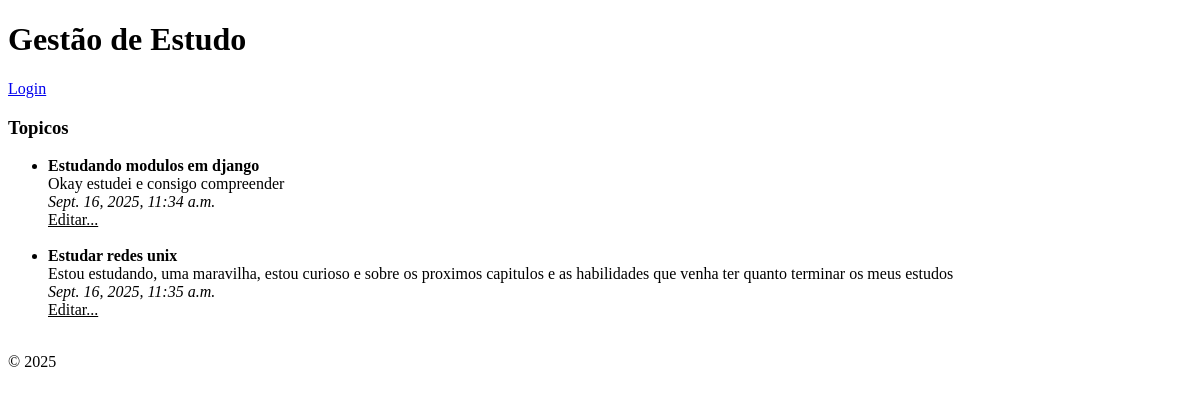
Page /topico/ on the earlier database version.
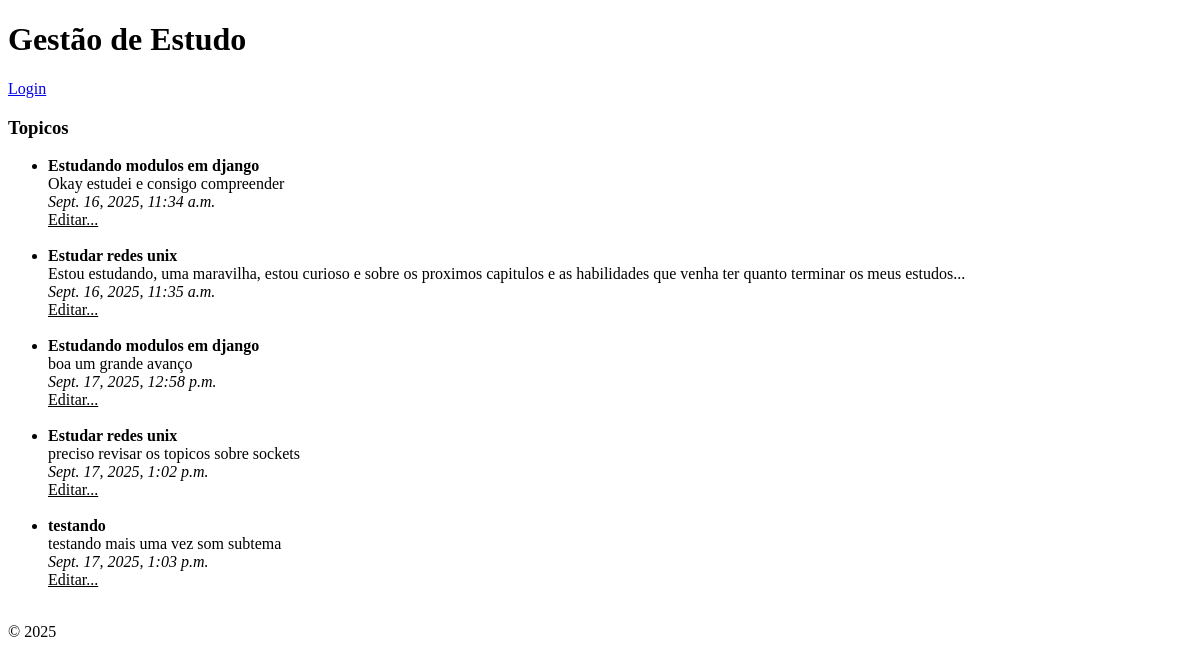
Same page on the later database version.
### tema/models.py (models this page shows, shortened)
class Subtema(models.Model):
	topico = models.ForeignKey(Tema, on_delete=models.CASCADE)
	subtema = models.TextField()
	data = models.DateTimeField(auto_now_add=True)
	class Meta:
		verbose_name_plural = "SubTema"

class Tema(models.Model):
	topico = models.CharField(max_length=200)
	data = models.DateTimeField(auto_now_add=True)
	def __str__(self):
		return f"{self.topico}"

### tema/views.py (the view)
# urls.py: path("", include("tema.urls", namespace="tema")),
def tema(request):
	topicos = Subtema.objects.all()
	return render(request, "tema/topico.html", {"topicos": topicos})

### tema/templates/tema/topico.html (shortened to what this page needs)
{% extends "tema/base.html" %}
{% block conteudo %}
<h3>Topicos</h3>
<ul>
    {% for tm in topicos %}
    <li>
        <b>{{ tm.topico }}</b><br> {{ tm.subtema }} <br><i>{{ tm.data }}</i><br>
        <a style="color:black;" href="{% url 'tema:editar' tm.id %}">Editar...</a><br><br>
    </li>
    {% empty %}
    <li>lista de topico esta vazia</li>
    {% endfor %}
</ul>
{% endblock %}

### tema/templates/tema/base.html (shortened to what this page needs)
<!DOCTYPE html>
<html lang="pt">
<head>
</head>
<body>
    <header>
        <h1>Gestão de Estudo</h1>
    </header>
    <nav>
        <p>
            {% if user.is_authenticated %}
            Hello {{ user.username }}
            {% else %}
            <a href="{% url 'user:login' %}">Login</a>
            {% endif %}
        </p>
    </nav>
    <main>
        {% block conteudo %}
        {% endblock %}
    </main>
    <footer>
        <p>&copy; 2025</p>
    </footer>
</body>
</html>

Differences in the rows shown:
changed Subtema: subtema "Estou estudando, uma maravilha, estou curioso e sobre os proximos capitulos e as habilidades que venha ter quanto terminar os meus estudos" → "Estou estudando, uma maravilha, estou curioso e sobre os proximos capitulos e as habilidades que venha ter quanto terminar os meus estudos..."
added Subtema: topico "Estudando modulos em django", subtema "boa um grande avanço", data "Sept. 17, 2025, 12:58 p.m."
added Subtema: topico "Estudar redes unix", subtema "preciso revisar os topicos sobre sockets", data "Sept. 17, 2025, 1:02 p.m."
added Subtema: topico "testando", subtema "testando mais uma vez som subtema", data "Sept. 17, 2025, 1:03 p.m."
